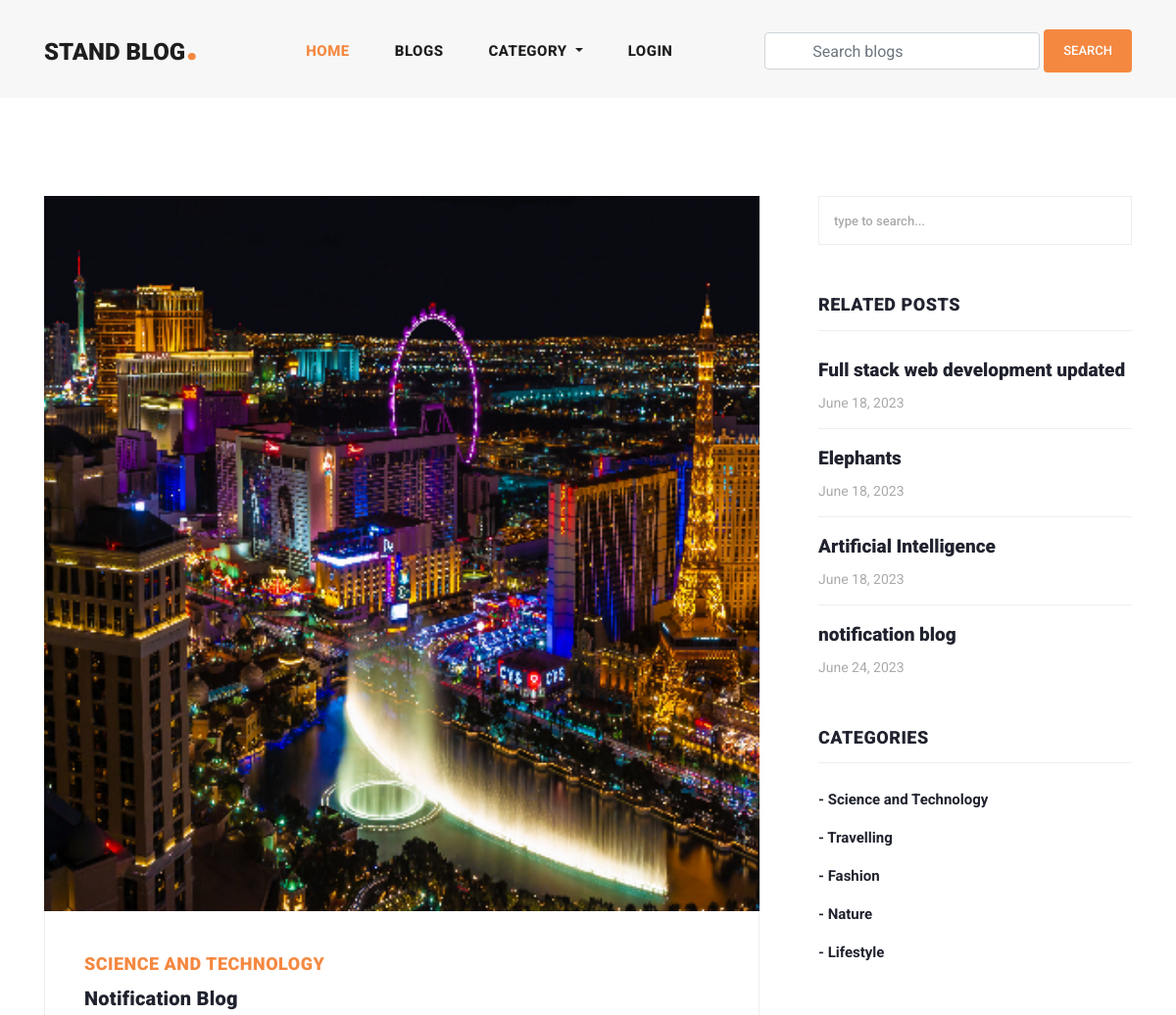
The app's page /blog/notification-blog/ (upper part), older data.
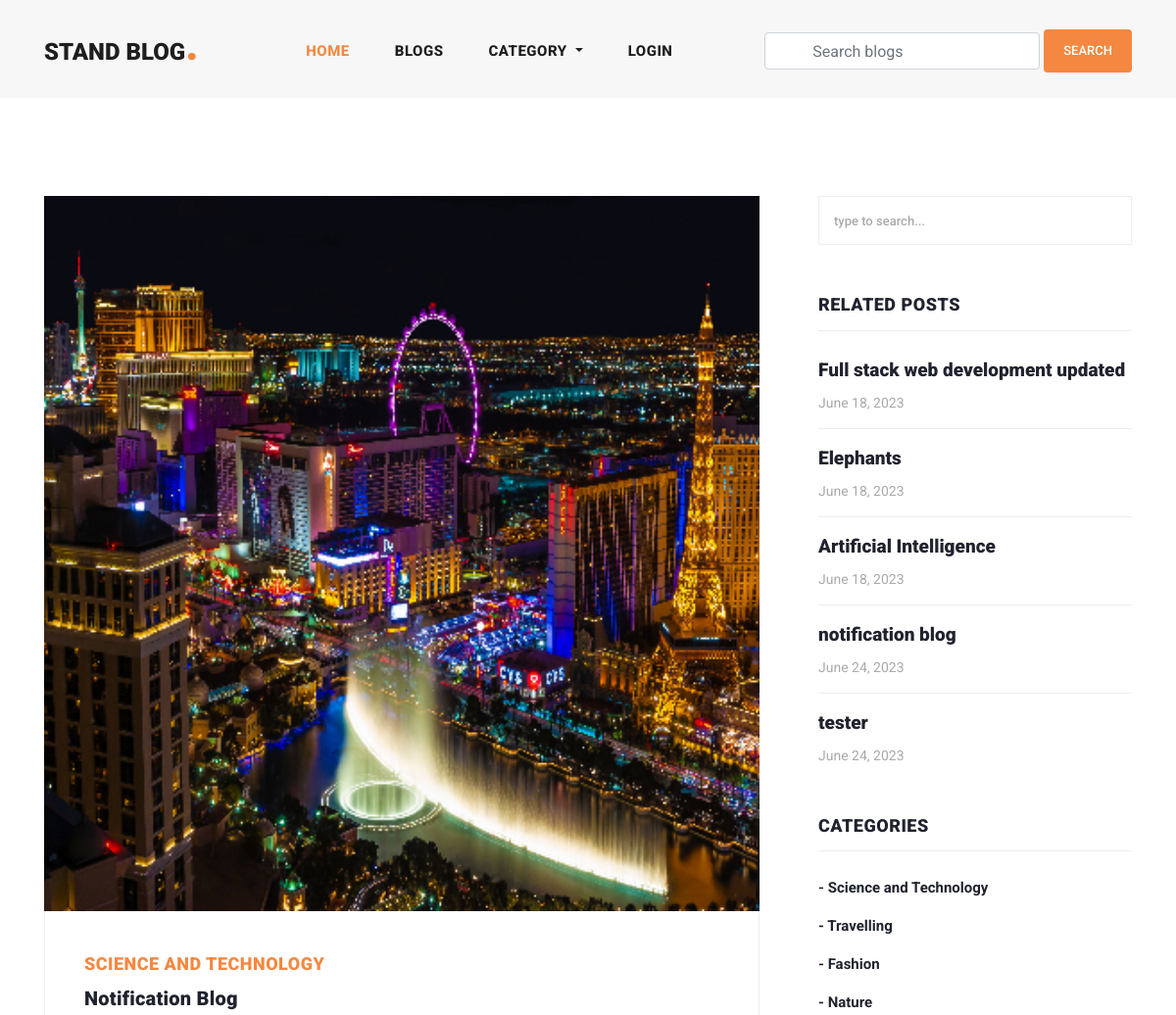
The same page, newer data.
### blog/models.py (models this page shows, shortened)
class Blog(models.Model):
    user = models.ForeignKey(
        User,
        related_name='user_blogs',
        on_delete=models.CASCADE
    )
    category = models.ForeignKey(
        Category,
        related_name='category_blogs',
        on_delete=models.CASCADE
    )
    tags = models.ManyToManyField(
        Tag,
        related_name='tag_blogs',
        blank=True
    )
    likes = models.ManyToManyField(
        User,
        related_name='user_likes',
        blank=True
    )
    title = models.CharField(
        max_length=250
    )
    slug = models.SlugField(null=True, blank=True)
    banner = models.ImageField(upload_to='blog_banners')
    description = RichTextField()
    created_date = models.DateField(auto_now_add=True)

class Category(models.Model):
    title = models.CharField(max_length=150, unique=True)
    slug = models.SlugField(null=True, blank=True)
    created_date = models.DateField(auto_now_add=True)

### blog/views.py (the view, shortened to what this page needs)
# urls.py: path('blog/<str:slug>/', blog_details, name='blog_details'),
def blog_details(request, slug):
    form = TextForm()
    blog = get_object_or_404(Blog, slug=slug)
    category = Category.objects.get(id=blog.category.id)
    related_blogs = category.category_blogs.all()
    tags = Tag.objects.order_by('-created_date')[:5]
    liked_by = request.user in blog.likes.all()
    context = {
        "blog": blog,
        "related_blogs": related_blogs,
        "tags": tags,
        "form": form,
        "liked_by": liked_by
    }
    return render(request, 'blog_details.html', context)

### blog/forms.py
class TextForm(forms.Form):
    text = forms.CharField(widget=forms.Textarea, required=True)

### blog/context_processors.py (called while the page is built)
def get_all_categories(request):
    categories = Category.objects.all()
    context = {
        "categories": categories
    }
    return context

### user_profile/context_processors.py (called while the page is built, shortened)
def user_notifications(request):
    context = {}
    return context

### templates/blog_details.html (shortened to what this page needs)
{% extends 'base.html' %}
{% load static %}
{% block content %}
<section class="blog-posts grid-system">
    <div class="container">
        <div class="row">
            <div class="col-lg-8">
                <div class="all-blog-posts">
                    <div class="row">
                        <div class="col-lg-12">
                            <div class="blog-post">
                                <div class="blog-thumb">
                                    <img src="{{blog.banner.url}}" alt="">
                                </div>
                                <div class="down-content">
                                    <span>{{blog.category.title}}</span>
                                    <a href="javascript.void(0);">
                                        <h4>{{blog.title}}</h4>
                                    </a>
                                </div>
                            </div>
                        </div>
                    </div>
                </div>
            </div>
            <div class="col-lg-4">
                <div class="sidebar">
                    <div class="row">
                        <div class="col-lg-12">
                            <div class="sidebar-item search">
                                <form id="search_form" name="gs" method="GET" action="#">
                                    <input type="text" name="q" class="searchText" placeholder="type to search..."
                                        autocomplete="on">
                                </form>
                            </div>
                        </div>
                        <div class="col-lg-12">
                            <div class="sidebar-item recent-posts">
                                <div class="sidebar-heading">
                                    <h2>Related Posts</h2>
                                </div>
                                <div class="content">
                                    <ul>
                                        {% for blog in related_blogs %}
                                        <li><a href="{% url 'blog_details' blog.slug %}">
                                                <h5>{{blog.title}}</h5>
                                                <span>{{blog.created_date}}</span>
                                            </a></li>
                                        {% endfor %}
                                    </ul>
                                </div>
                            </div>
                        </div>
                        <div class="col-lg-12">
                            <div class="sidebar-item categories">
                                <div class="sidebar-heading">
                                    <h2>Categories</h2>
                                </div>
                                <div class="content">
                                    <ul>
                                        {% for category in categories %}
                                        <li><a href="{% url 'category_blogs' category.slug %}">- {{category.title}}</a>
                                        </li>
                                        {% endfor %}
                                    </ul>
                                </div>
                            </div>
                        </div>
                        <div class="col-lg-12">
                        </div>
                    </div>
                </div>
            </div>
        </div>
    </div>
</section>
{% endblock content %}

Row changes from the older to the newer data that the page shows:
no longer on this page (row unchanged): Category: title "Lifestyle"
added Blog: title "tester", created_date "June 24, 2023"
